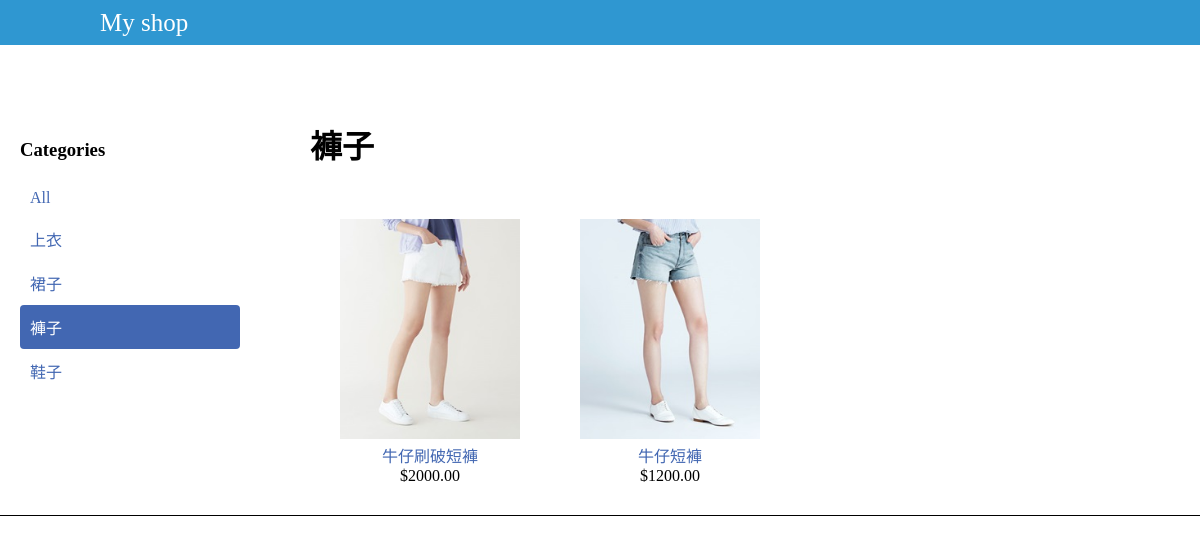
The app's page /category/2/ with its own data.
### shop/models.py (models this page shows, shortened)
class Category(models.Model):
	name = models.CharField(max_length=200, unique=True)
	class Meta:
		ordering = ['name']

class Product(models.Model):
	category = models.ForeignKey(Category, related_name='products', on_delete=models.PROTECT)
	name = models.CharField(max_length=200, db_index=True)
	image = models.ImageField(upload_to='products/%y/%m/%d', blank=True)
	description = models.TextField(blank=True)
	price = models.DecimalField(max_digits=10, decimal_places=2)
	stock = models.PositiveIntegerField()
	available = models.BooleanField(default=True)
	created = models.DateTimeField(auto_now_add=True)
	updated = models.DateTimeField(auto_now=True)
	class Meta:
		ordering = ['name',]

### shop/views.py (the view)
# urls.py: path('', product_list),
def product_list(request, category_id=None):
	category = None
	categories = Category.objects.all()
	products = Product.objects.filter(available=True)
	if category_id:
		category = Category.objects.get(id=category_id)
		products = products.filter(category=category)
	return render(request, 'list.html', locals())

### templates/list.html (shortened to what this page needs)
{% extends "base.html" %}
{% load staticfiles %}
{% block content %}
<div id = "sidebar" class="list-group">
	<h3> Categories</h3>
	<ul>
		<a href='/'>
		<li {% if not category %} class = "selected" {% else %} class = "notSelected" {% endif %}>
			 All
		</li>
		</a>
	{% for c in categories %}
		<a href="/category/{{c.id}}/">
		<li {% if category.name == c.name %} class="selected" {% else %} class = "notSelected"  {% endif %}>
			 {{c.name}}
		</li>
		</a>
	{% endfor %}
	</ul>
</div>
<div id="main" class="product-list">
	<h1> {% if category %} {{category.name}} {% else %} Products {% endif %} </h1>
	{% for product in products %}
	<div class="item">
		<a href="/product_detail/{{product.id}}">
			<img src="{% if product.image %}{{product.image.url}} {% else %} {% static 'blank.jpg' %} {% endif %}">
		</a>
		<br>
		<a href="/product_detail/{{product.id}}"> {{product.name}} </a> <br>
		${{product.price}}
	</div>
	{% endfor %}
</div>
{% endblock %}

### static/css/base.css (style rules this page uses)
body { margin:0px; }
#main { width: 100%; display: flex; overflow: auto; flex-wrap: wrap; margin-left: 50px; }
.item img { width: 180px; height:220px; }
h1 { width: 100%; }
.item { padding: 30px; text-align: center; }
#sidebar { padding: 20px; }
a { width: 100%; color: #4267B2; text-decoration:none; font-size: 16px; }
li { list-style-type: none; }
.selected { padding: 10px; width: 200px; background-color:#4267B2; color: white; border-radius: 4px; }
.notSelected { padding: 10px; border-radius: 4px; width: 200px; background-color:white; color:#4267B2; }
ul { padding: 0px; }

### records on screen
Category: name "上衣"
Category: name "裙子"
Category: name "褲子"
Category: name "鞋子"
Product: image (picture), name "牛仔刷破短褲", price "2000.00"
Product: image (picture), name "牛仔短褲", price "1200.00"
